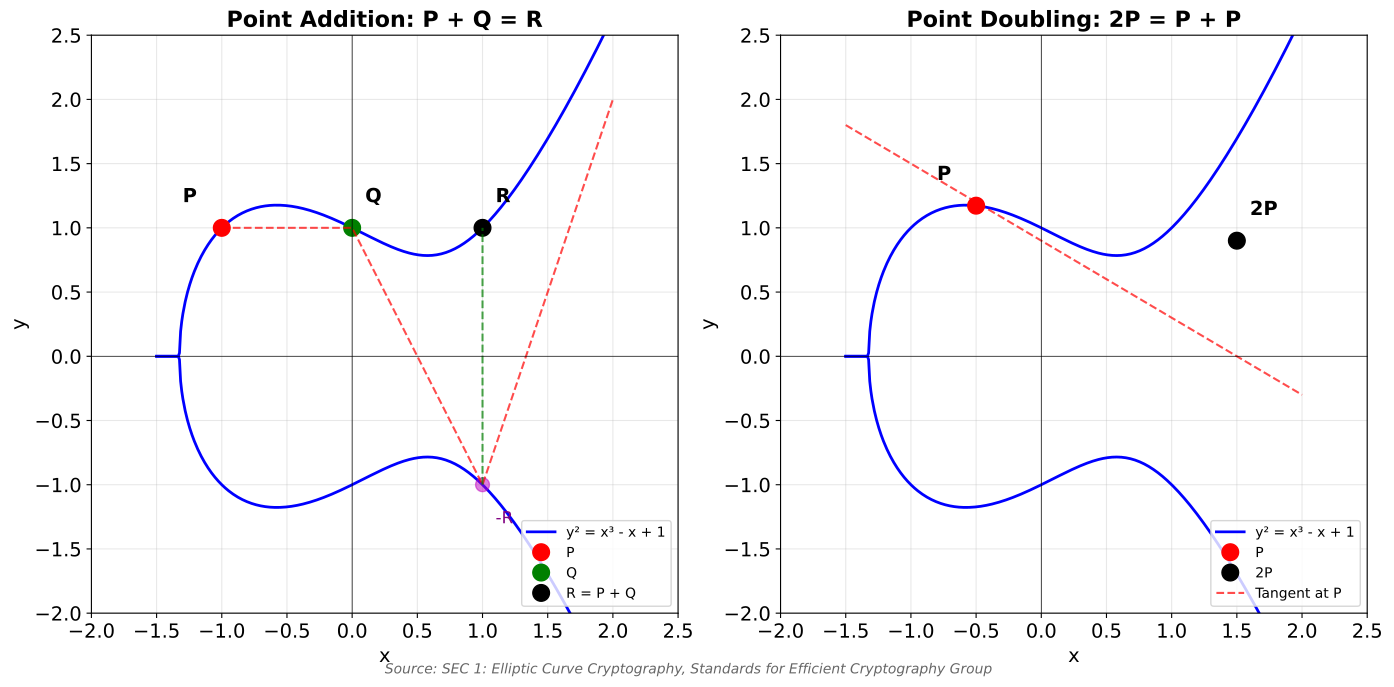

Write the Python code that produced this figure.
"""
ECC Point Addition
Illustrates elliptic curve point addition operation

Output: ecc_point_addition.pdf
Module: module_02_blockchain
Lesson: 15 - Public Key Cryptography
"""

from pathlib import Path
import matplotlib.pyplot as plt
import numpy as np

CHART_METADATA = {
    'title': 'ECC Point Addition',
    'module': 'module_02_blockchain',
    'lesson': 15,
    'url': 'https://github.com/Digital-AI-Finance/digital-finance/tree/main/module_02_blockchain/figures/ecc_point_addition'
}

plt.rcParams.update({
    'font.size': 14,
    'axes.labelsize': 14,
})

def create_chart():
    """Create ECC point addition diagram"""
    fig, (ax1, ax2) = plt.subplots(1, 2, figsize=(14, 7))

    # Left plot: Point addition P + Q = R
    # Elliptic curve y^2 = x^3 - x + 1
    x = np.linspace(-1.5, 2, 400)
    y_pos = np.sqrt(np.clip(x**3 - x + 1, 0, None))
    y_neg = -y_pos

    ax1.plot(x, y_pos, 'b-', linewidth=2, label='y² = x³ - x + 1')
    ax1.plot(x, y_neg, 'b-', linewidth=2)

    # Points P, Q, R
    P = (-1, 1)
    Q = (0, 1)
    R_neg = (1, -1)  # -R (intersection)
    R = (1, 1)  # R (reflection)

    ax1.plot(*P, 'ro', markersize=12, label='P')
    ax1.plot(*Q, 'go', markersize=12, label='Q')
    ax1.plot(*R_neg, 'mo', markersize=10, alpha=0.5)
    ax1.plot(*R, 'ko', markersize=12, label='R = P + Q')

    # Line through P and Q
    ax1.plot([P[0], Q[0], R_neg[0], 2], [P[1], Q[1], R_neg[1], 2], 'r--', linewidth=1.5, alpha=0.7)

    # Vertical line from -R to R
    ax1.plot([R_neg[0], R[0]], [R_neg[1], R[1]], 'g--', linewidth=1.5, alpha=0.7)

    # Annotations
    ax1.annotate('P', P, xytext=(P[0]-0.3, P[1]+0.2), fontsize=14, fontweight='bold')
    ax1.annotate('Q', Q, xytext=(Q[0]+0.1, Q[1]+0.2), fontsize=14, fontweight='bold')
    ax1.annotate('-R', R_neg, xytext=(R_neg[0]+0.1, R_neg[1]-0.3), fontsize=12, color='purple')
    ax1.annotate('R', R, xytext=(R[0]+0.1, R[1]+0.2), fontsize=14, fontweight='bold')

    ax1.set_xlim(-2, 2.5)
    ax1.set_ylim(-2, 2.5)
    ax1.set_xlabel('x', fontsize=14)
    ax1.set_ylabel('y', fontsize=14)
    ax1.set_title('Point Addition: P + Q = R', fontsize=16, fontweight='bold')
    ax1.axhline(y=0, color='k', linewidth=0.5)
    ax1.axvline(x=0, color='k', linewidth=0.5)
    ax1.grid(True, alpha=0.3)
    ax1.legend(loc='lower right', fontsize=10)

    # Right plot: Point doubling 2P = R
    ax2.plot(x, y_pos, 'b-', linewidth=2, label='y² = x³ - x + 1')
    ax2.plot(x, y_neg, 'b-', linewidth=2)

    # Point P and 2P
    P2 = (-0.5, np.sqrt((-0.5)**3 - (-0.5) + 1))
    R2 = (1.5, -np.sqrt(1.5**3 - 1.5 + 1))  # Approximate

    ax2.plot(*P2, 'ro', markersize=12, label='P')
    ax2.plot(1.5, 0.9, 'ko', markersize=12, label='2P')

    # Tangent line at P
    ax2.plot([-1.5, 2], [1.8, -0.3], 'r--', linewidth=1.5, alpha=0.7, label='Tangent at P')

    ax2.annotate('P', P2, xytext=(P2[0]-0.3, P2[1]+0.2), fontsize=14, fontweight='bold')
    ax2.annotate('2P', (1.5, 0.9), xytext=(1.6, 1.1), fontsize=14, fontweight='bold')

    ax2.set_xlim(-2, 2.5)
    ax2.set_ylim(-2, 2.5)
    ax2.set_xlabel('x', fontsize=14)
    ax2.set_ylabel('y', fontsize=14)
    ax2.set_title('Point Doubling: 2P = P + P', fontsize=16, fontweight='bold')
    ax2.axhline(y=0, color='k', linewidth=0.5)
    ax2.axvline(x=0, color='k', linewidth=0.5)
    ax2.grid(True, alpha=0.3)
    ax2.legend(loc='lower right', fontsize=10)

    # Add formula box
    fig.text(0.5, 0.02, 'Source: SEC 1: Elliptic Curve Cryptography, Standards for Efficient Cryptography Group',
            fontsize=10, ha='center', style='italic', color='#666666')

    plt.tight_layout()

    output_path = Path(__file__).parent / 'ecc_point_addition.pdf'
    plt.savefig(output_path, format='pdf', dpi=300, bbox_inches='tight')
    plt.close()
    print(f"Chart saved to: {output_path}")
    return output_path

if __name__ == '__main__':
    create_chart()
